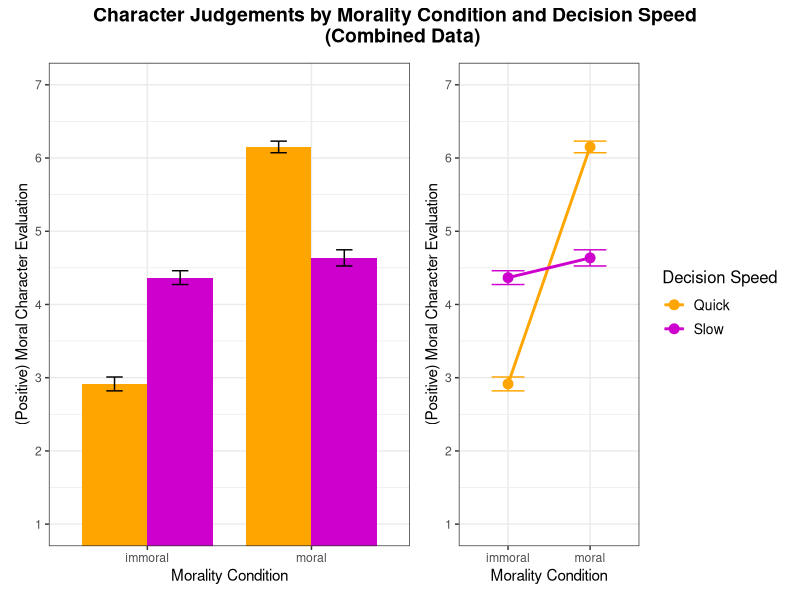
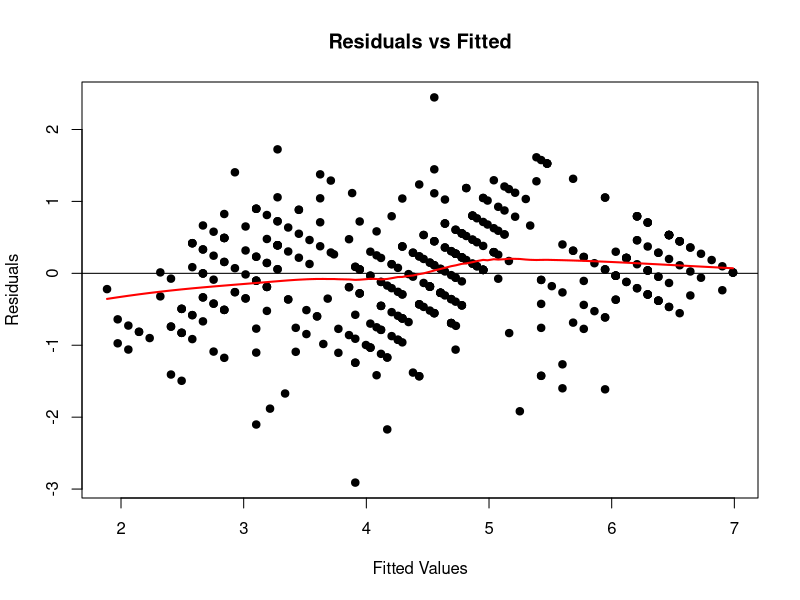
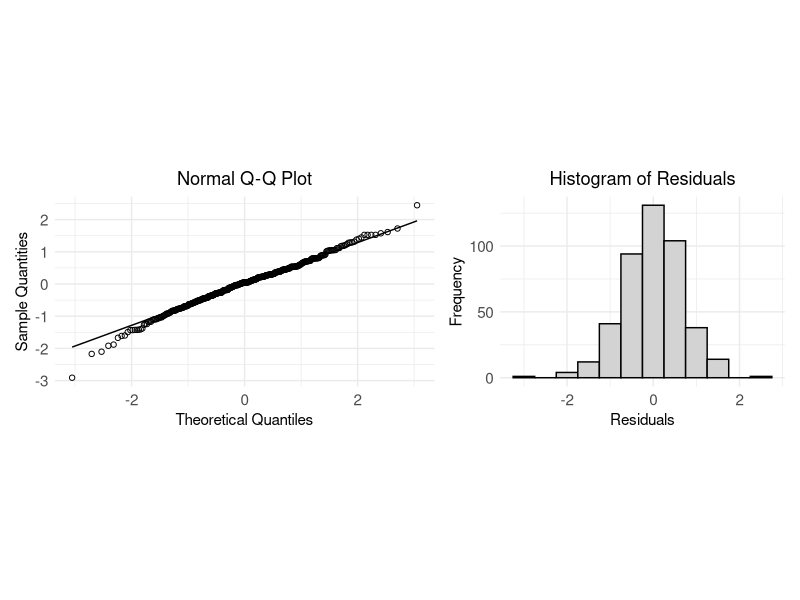
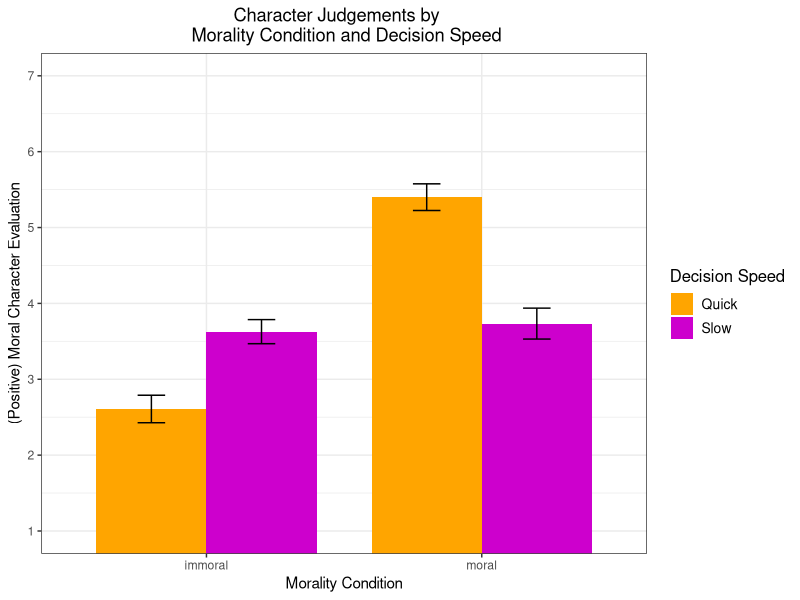
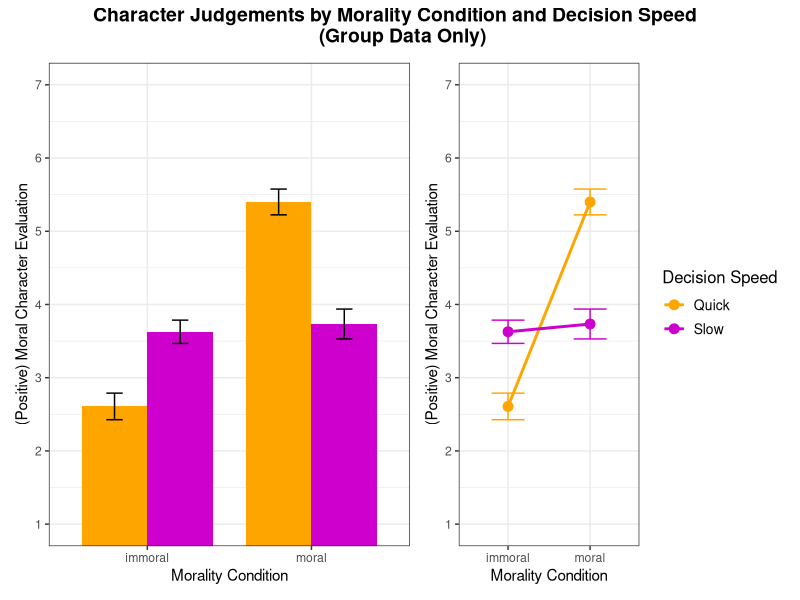
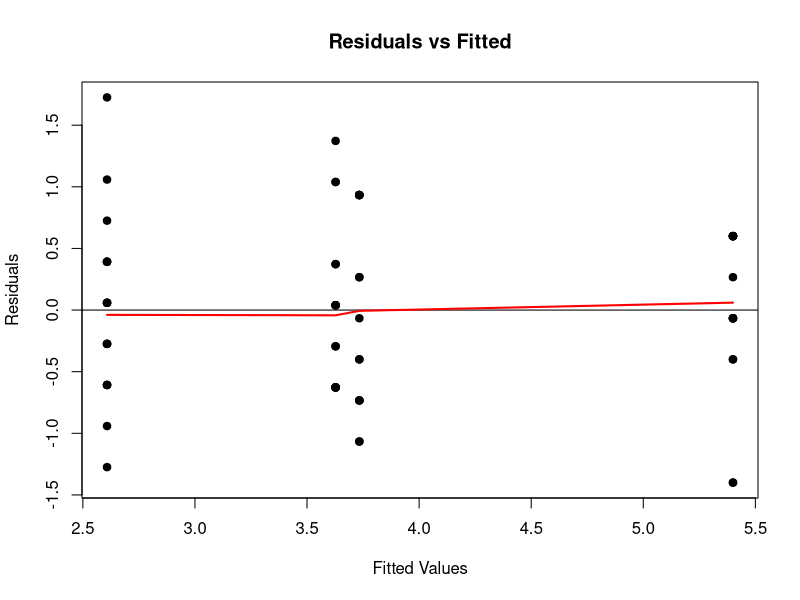
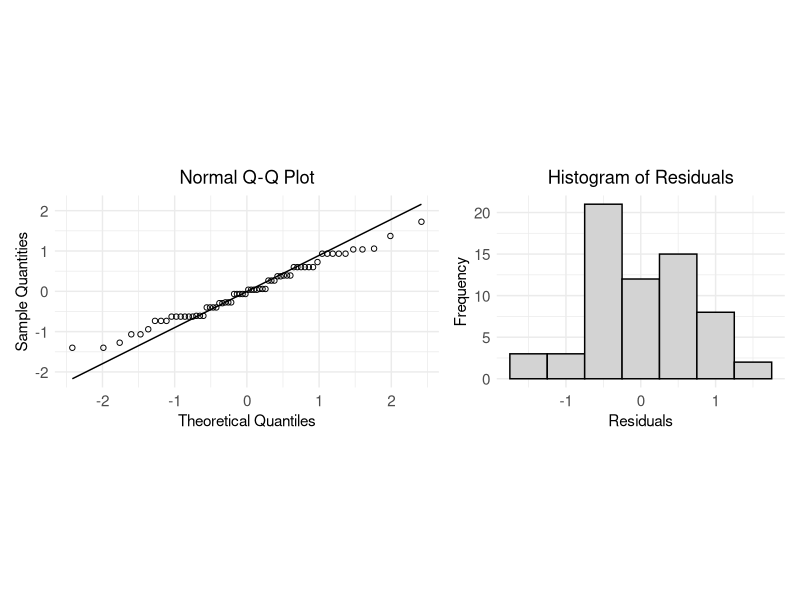

Reproduce these figures in R, in order.
## ---- chunk 1
### Data Preparation

#### Load Relevant Libraries and Functions
library(tidyverse)
library(car)
library(patchwork)
library(lme4)
## ---- chunk 2
#### Import data
cdf <- read_csv("../data/quick_decisions_all_clean_data.csv")
colfactor <- c("condition", "ID", "FastorSlow", "measure")
cdf[colfactor] <- lapply(cdf[colfactor], as.factor)
summary(cdf)
## ---- chunk 3
## keeping only responses for IDs that have at least one non-NA response for each unique combo of quickness, character, and fast or slow levels

uniqueIDs <- cdf %>%
  # Focus only on the relevant combinations of measure and FastorSlow
  filter(measure %in% c("quickness", "character") & FastorSlow %in% c("f", "s")) %>%
  group_by(ID) %>%
  # Check if each ID has at least one non-NA response for all combinations
  filter(all(!is.na(value[measure == "quickness" & FastorSlow == "f"])) &
         all(!is.na(value[measure == "quickness" & FastorSlow == "s"])) &
         all(!is.na(value[measure == "character" & FastorSlow == "f"])) &
         all(!is.na(value[measure == "character" & FastorSlow == "s"]))) %>%
  ungroup() %>%
  distinct(ID)

# Filter the original dataset to keep only rows with those IDs
filteredData <- cdf %>% filter(ID %in% uniqueIDs$ID)

distinctIDcount <- filteredData %>% summarise(count = n_distinct(ID))
uninum <- distinctIDcount[[1]]
## ---- chunk 4
#### Data exclusion / filtering

excluData <- filteredData %>%
  group_by(ID) %>%   # Group by ID
  
  # all of these responses are ones from the groups that 
  # passed their individual attention checks
  
  # removed any ids that rate the fast person as slower than the slow person
  filter(!any(measure == "quickness" &
              FastorSlow == "f" &
              value < value[measure == "quickness" & FastorSlow == "s"])) %>%
  
  # filter out ids that have all the same non-na response values
  filter(n_distinct(value, na.rm = TRUE) > 1) %>%
  
  ungroup() # Ungroup after filtering
## ---- chunk 5
#### Prepare data for analysis - create columns etc.

filtereDData <- excluData %>%
  filter(measure %in% c("quickness", "character"))


# Calculate averages for "character" measure grouped by ID and FastorSlow
characterAverages <- filtereDData %>%
  filter(measure == "character") %>%
  group_by(ID, FastorSlow, condition) %>%
  summarize(
    response_reverse = mean(as.numeric(response_reverse), na.rm = TRUE),
    .groups = "drop"
  ) %>%
  mutate(measure = "character") # Ensure the measure column remains "character"


# Keep only the "quickness" rows
quicknessData <- filtereDData %>%
  filter(measure == "quickness") %>%
  select(ID, FastorSlow, condition, response_reverse, measure)


# Combine the averaged "character" data with the "quickness" data
tidyDF <- rbind(quicknessData, characterAverages)
## ---- chunk 6
## Descriptive Statistics

# Determine whether we had a balanced design

## sample size of each randomized condition group
tidyDF %>%
  group_by(condition) %>%
  summarize(subject_count = n_distinct(ID), .groups = "drop")
## ---- chunk 7
### Data Visualization (Combined Data)

# Filter data to include only rows where measure is "character"
characterData <- tidyDF %>%
  filter(measure == "character") %>%
  mutate(response_reverse = as.numeric(response_reverse), # response is numeric
         FastorSlow = as.factor(FastorSlow), # Convert FastorSlow to factor
         condition = as.factor(condition), # Convert condition to factor
         ID = as.factor(ID)) # Convert ID to factor


# Create the bar plot
barPlot <- ggplot(characterData, 
       aes(x = condition, y = response_reverse, fill = FastorSlow)) +
  stat_summary(fun = mean, # Compute mean of response
               geom = "bar", # Use bars to represent the summary
               position = position_dodge(width = 0.8), width = 0.8) +
  stat_summary(fun.data = mean_se, # Add error bars (mean ± standard error)
               geom = "errorbar",
               position = position_dodge(width = 0.8), width = 0.2) +
  labs(x = "Morality Condition",
       y = "(Positive) Moral Character Evaluation",
       fill = "Decision Speed") +
  scale_fill_manual(values = c("f" = "orange1", "s" = "magenta3"),
                    labels = c("f" = "Quick", "s" = "Slow")) +
  scale_y_continuous(breaks = 1:7) +
  coord_cartesian(ylim = c(1, 7)) +
  theme_bw() +
  theme(axis.title.x = element_text(size = 11),
        axis.title.y = element_text(size = 11),
        legend.position = "none")


# Create a line plot
linePlot <- ggplot(characterData, 
       aes(x = condition, y = response_reverse, 
           color = FastorSlow, group = FastorSlow)) +
  stat_summary(fun = mean, # Compute mean of response
               geom = "line", # Use lines to connect the means
               size = 1) +
  stat_summary(fun = mean, # Add points for the means
               geom = "point",  size = 3) +
  stat_summary(fun.data = mean_se, # Add error bars (mean ± standard error)
               geom = "errorbar", width = 0.4) +
  labs(x = "Morality Condition",
       y = "(Positive) Moral Character Evaluation",
       color = "Decision Speed") +
  scale_color_manual(values = c("f" = "orange1", "s" = "magenta3"), 
                     labels = c("f" = "Quick", "s" = "Slow")) +
  scale_y_continuous(breaks = 1:7) +
  coord_cartesian(ylim = c(1, 7)) +
  theme_bw() +
  theme(axis.title.x = element_text(size = 11),
        axis.title.y = element_text(size = 11),
        legend.position = "right",
        legend.title = element_text(size = 12),
        legend.text = element_text(size = 10))


# Combine plots using patchwork
combinedPlot <- (barPlot + linePlot) +
  plot_layout(widths = c(2, 1)) + # Bar plot takes up 2/3, line plot 1/3
  plot_annotation(
    title = "Character Judgements by Morality Condition and Decision Speed  \n (Combined Data)",
    theme = theme(plot.title = element_text(hjust = 0.5, size = 14, face = "bold")))


# Display the combined plot
print(combinedPlot)
## ---- chunk 8
# Fit a mixed model (accounts for ID) with the interaction of interest
intmodc <- lmer(response_reverse ~ condition * FastorSlow + (1 | ID), 
               data = characterData)

# Use a Type III, 2x2 Two-way ANOVA test
# the results will tell us if the interaction term in needed in the model
Anova(intmodc, type = "III")
## ---- chunk 9
fitted_vals <- fitted(intmodc)
residuals <- resid(intmodc)

plot(fitted_vals, residuals,
    pch = 19, col = "black",
    main = "Residuals vs Fitted",
    xlab = "Fitted Values",
    ylab = "Residuals")
abline(h = 0, col = "black")  # Horizontal line at 0
lines(lowess(fitted_vals, residuals), col = "red", lwd = 2)
## ---- chunk 10
# Normal Q-Q Plot
qqplot <- ggplot(data.frame(resid = resid(intmodc)), aes(sample = resid)) +
  stat_qq(size = 1.5, shape = 1) +  # Adjust point size and shape
  stat_qq_line() +  # Add the Q-Q line
  labs(title = "Normal Q-Q Plot",
       x = "Theoretical Quantiles",
       y = "Sample Quantities") +
  theme_minimal() + 
  theme(plot.title = element_text(hjust = 0.5), 
        axis.title = element_text(size = 11), 
        axis.text = element_text(size = 11), 
        aspect.ratio = 1 / 2)  # Makes the plot rectangular (width > height)


# Histogram of Residuals
eij = residuals(intmodc)
normhist <- ggplot(data.frame(resid = eij), aes(x = resid)) +
  geom_histogram(binwidth = 0.5, color = "black", fill = "lightgray") +
  labs(title = "Histogram of Residuals", 
       x = "Residuals", 
       y = "Frequency") +
  theme_minimal() +
  theme(plot.title = element_text(hjust = 0.5),
        axis.title = element_text(size = 11),
        axis.text = element_text(size = 11),
        aspect.ratio = 2 / 3)  # Makes the plot rectangular (width > height)


# Combine plots using patchwork
normresid_plot <- qqplot + normhist +
  plot_layout(ncol = 2)


# Display the combined plot
print(normresid_plot)
## ---- chunk 11
car::vif(intmodc)
## ---- chunk 12
sqrt(2.478771)
## ---- chunk 13
summary(intmodc)
confint(intmodc)
## ---- chunk 14
#### Import data
df <- read_csv("../data/quick_decisions_1_clean_data.csv")
colfactor <- c("condition", "ID", "FastorSlow", "measure")
df[colfactor] <- lapply(df[colfactor], as.factor)

## some participants did not respond to every question
## Making columns for those with NAs as placeholders
index_mapping <- df %>%
  select(trial_index, FastorSlow, measure) %>%
  distinct() %>%
  drop_na()

 # Create a complete data frame ensuring all trial indexes (4-25) exist for each ID
complete_data <- df %>%
  complete(ID, trial_index = 4:25, fill = list(response = NA)) %>%
  left_join(index_mapping, by = "trial_index") %>%
  group_by(ID) %>%
  mutate(
    condition = first(condition, order_by = trial_index)
  ) %>%
  ungroup()

 # Overwrite the original `FastorSlow` and `measure` columns with the mapped values
complete_data <- complete_data %>%
  mutate(
    FastorSlow = FastorSlow.y,
    measure = measure.y
  ) %>%
  select(-FastorSlow.y, -measure.y, -FastorSlow.x, -measure.x)  
  # Remove the temporary columns
## ---- chunk 15
# filter out rows that are Bria's or the TA's responses

complete_data <- complete_data %>%
  group_by(ID) %>%
  filter(!any(measure == "feedback" & grepl("Bria|Mihir", response_reverse))) %>%
  ungroup()

filtered_data <- complete_data %>%
  group_by(ID) %>%
  filter(!any(is.na(response))) %>%
  ungroup()
## ---- chunk 16
unique_ids <- complete_data %>%
  # Focus only on the relevant combinations of measure and FastorSlow
  filter(measure %in% c("quickness", "character") & FastorSlow %in% c("f", "s")) %>%
  group_by(ID) %>%
  # Check if each ID has at least one non-NA response for all combinations
  filter(all(!is.na(response[measure == "quickness" & FastorSlow == "f"])) &
         all(!is.na(response[measure == "quickness" & FastorSlow == "s"])) &
         all(!is.na(response[measure == "character" & FastorSlow == "f"])) &
         all(!is.na(response[measure == "character" & FastorSlow == "s"]))) %>%
  ungroup() %>%
  distinct(ID)

# Filter the original dataset to keep only rows with those IDs
filtered_data <- complete_data %>%
  filter(ID %in% unique_ids$ID)

distinct_id_count <- filtered_data %>% summarise(count = n_distinct(ID))
uni_num <- distinct_id_count[[1]]
## ---- chunk 17
#### Data exclusion / filtering

exclu_data <- filtered_data %>%
  group_by(ID) %>%  # Group by ID
  
# Response should contain "nate" or "justin" in rows where measure = "attention"
  filter(any(measure == "attention" & grepl("nate|justin", response, ignore.case = TRUE))) %>%
  
# removed any ids that rate the fast person as slower than the slow person
  filter(!any(measure == "quickness" &
              FastorSlow == "f" &
              response_reverse < response_reverse[measure == "quickness" & FastorSlow == "s"])) %>%
  
# filter out ids that have all the same non-na response values
  filter(n_distinct(response, na.rm = TRUE) > 1) %>%
  
  ungroup() # Ungroup after filtering


distinct_id_count <- exclu_data %>% summarise(count = n_distinct(ID))
finss <- distinct_id_count[[1]]
## ---- chunk 18
#### Prepare data for analysis - create columns etc.

filtered_data <- exclu_data %>%
  filter(measure %in% c("quickness", "character"))


# Calculate averages for "character" measure grouped by ID and FastorSlow
character_averages <- filtered_data %>%
  filter(measure == "character") %>%
  group_by(ID, FastorSlow, condition) %>%
  summarize(
    response_reverse = mean(as.numeric(response_reverse), na.rm = TRUE),
    .groups = "drop"
  ) %>%
  mutate(measure = "character") # Ensure the measure column remains "character"


# Keep only the "quickness" rows
quickness_data <- filtered_data %>%
  filter(measure == "quickness") %>%
  select(ID, FastorSlow, condition, response_reverse, measure)


# Combine the averaged "character" data with the "quickness" data
tidydf <- rbind(quickness_data, character_averages)
## ---- chunk 19
## Descriptive Statistics

# Determine whether we had a balanced design

## sample size of each randomized condition group
tidydf %>%
  group_by(condition) %>%
  summarize(subject_count = n_distinct(ID), .groups = "drop")
## ---- chunk 20
# Creating the Bar Plot to Assess Evidence of an Interaction

# Filter data to include only rows where measure is "character"
character_data <- tidydf %>%
  filter(measure == "character") %>%
  mutate(response_reverse = as.numeric(response_reverse), # Ensure response is numeric
         FastorSlow = as.factor(FastorSlow), # Convert FastorSlow to factor
         condition = as.factor(condition), # Convert condition to factor
         ID = as.factor(ID)) # Convert ID to factor


# Create the bar plot
ggplot(character_data, 
       aes(x = condition, y = response_reverse, fill = FastorSlow)) +
  stat_summary(fun = mean, # Compute mean of response
               geom = "bar", # Use bars to represent the summary
               position = position_dodge(width = 0.8), width = 0.8) +
  stat_summary(fun.data = mean_se, # Add error bars (mean ± standard error)
               geom = "errorbar",
               position = position_dodge(width = 0.8), width = 0.2) +
  labs(title = "Character Judgements by   \n Morality Condition and Decision Speed",
       x = "Morality Condition",
       y = "(Positive) Moral Character Evaluation",
       fill = "Decision Speed") +
  scale_fill_manual(values = c("f" = "orange1", "s" = "magenta3"), #Custom colors
                    labels = c("f" = "Quick", "s" = "Slow")) +
  scale_y_continuous(breaks = 1:7) +
  coord_cartesian(ylim = c(1, 7)) +
  theme_bw() +
  theme(plot.title = element_text(hjust = 0.5),
        axis.title.x = element_text(size = 11),
        axis.title.y = element_text(size = 11),
        legend.position = "right",
        legend.title = element_text(size = 12),
        legend.text = element_text(size = 10))
## ---- chunk 21
### Data Visualization (Our Group Only)

# Filter data to include only rows where measure is "character"
character_data <- tidydf %>%
  filter(measure == "character") %>%
  mutate(response_reverse = as.numeric(response_reverse), # Ensure response is numeric
         FastorSlow = as.factor(FastorSlow), # Convert FastorSlow to factor
         condition = as.factor(condition), # Convert condition to factor
         ID = as.factor(ID)) # Convert ID to factor


# Create the bar plot
barplot <- ggplot(character_data, 
       aes(x = condition, y = response_reverse, fill = FastorSlow)) +
  stat_summary(fun = mean, # Compute mean of response
               geom = "bar", # Use bars to represent the summary
               position = position_dodge(width = 0.8), width = 0.8) +
  stat_summary(fun.data = mean_se, # Add error bars (mean ± standard error)
               geom = "errorbar",
               position = position_dodge(width = 0.8), width = 0.2) +
  labs(x = "Morality Condition",
       y = "(Positive) Moral Character Evaluation",
       fill = "Decision Speed") +
  scale_fill_manual(values = c("f" = "orange1", "s" = "magenta3"),
                    labels = c("f" = "Quick", "s" = "Slow")) +
  scale_y_continuous(breaks = 1:7) +
  coord_cartesian(ylim = c(1, 7)) +
  theme_bw() +
  theme(axis.title.x = element_text(size = 11),
        axis.title.y = element_text(size = 11),
        legend.position = "none")


# Create a line plot
lineplot <- ggplot(character_data, 
       aes(x = condition, y = response_reverse, 
           color = FastorSlow, group = FastorSlow)) +
  stat_summary(fun = mean, # Compute mean of response
               geom = "line", # Use lines to connect the means
               size = 1) +
  stat_summary(fun = mean, # Add points for the means
               geom = "point",  size = 3) +
  stat_summary(fun.data = mean_se, # Add error bars (mean ± standard error)
               geom = "errorbar", width = 0.4) +
  labs(x = "Morality Condition",
       y = "(Positive) Moral Character Evaluation",
       color = "Decision Speed") +
  scale_color_manual(values = c("f" = "orange1", "s" = "magenta3"), 
                     labels = c("f" = "Quick", "s" = "Slow")) +
  scale_y_continuous(breaks = 1:7) +
  coord_cartesian(ylim = c(1, 7)) +
  theme_bw() +
  theme(axis.title.x = element_text(size = 11),
        axis.title.y = element_text(size = 11),
        legend.position = "right",
        legend.title = element_text(size = 12),
        legend.text = element_text(size = 10))


# Combine plots using patchwork
combined_plot <- (barplot + lineplot) +
  plot_layout(widths = c(2, 1)) + # Bar plot takes up 2/3, line plot 1/3
  plot_annotation(
    title = "Character Judgements by Morality Condition and Decision Speed  \n (Group Data Only)",
    theme = theme(plot.title = element_text(hjust = 0.5, size = 14, face = "bold")))


# Display the combined plot
print(combined_plot)
## ---- chunk 22
## Running the ANOVA Interaction Test

# Fit a mixed model (accounts for ID) with the interaction of interest
intmod <- lmer(response_reverse ~ condition * FastorSlow + (1 | ID), 
               data = character_data)

# Use a Type III, 2x2 Two-way ANOVA test
# the results will tell us if the interaction term in needed in the model
Anova(intmod, type = "III")
## ---- chunk 23
fitted_vals <- fitted(intmod)
residuals <- resid(intmod)

plot(fitted_vals, residuals,
    pch = 19, col = "black",
    main = "Residuals vs Fitted",
    xlab = "Fitted Values",
    ylab = "Residuals")
abline(h = 0, col = "black")  # Horizontal line at 0
lines(lowess(fitted_vals, residuals), col = "red", lwd = 2)
## ---- chunk 24
# Normal Q-Q Plot
qqplot <- ggplot(data.frame(resid = resid(intmod)), aes(sample = resid)) +
  stat_qq(size = 1.5, shape = 1) +  # Adjust point size and shape
  stat_qq_line() +  # Add the Q-Q line
  labs(title = "Normal Q-Q Plot",
       x = "Theoretical Quantiles",
       y = "Sample Quantities") +
  theme_minimal() + 
  theme(plot.title = element_text(hjust = 0.5), 
        axis.title = element_text(size = 11), 
        axis.text = element_text(size = 11), 
        aspect.ratio = 1 / 2)  # Makes the plot rectangular (width > height)


# Histogram of Residuals
eij = residuals(intmod)
normhist <- ggplot(data.frame(resid = eij), aes(x = resid)) +
  geom_histogram(binwidth = 0.5, color = "black", fill = "lightgray") +
  labs(title = "Histogram of Residuals", 
       x = "Residuals", 
       y = "Frequency") +
  theme_minimal() +
  theme(plot.title = element_text(hjust = 0.5),
        axis.title = element_text(size = 11),
        axis.text = element_text(size = 11),
        aspect.ratio = 2 / 3)  # Makes the plot rectangular (width > height)


# Combine plots using patchwork
normresid_plot <- qqplot + normhist +
  plot_layout(ncol = 2)


# Display the combined plot
print(normresid_plot)
## ---- chunk 25
car::vif(intmod)
## ---- chunk 26
sqrt(2.882353)
